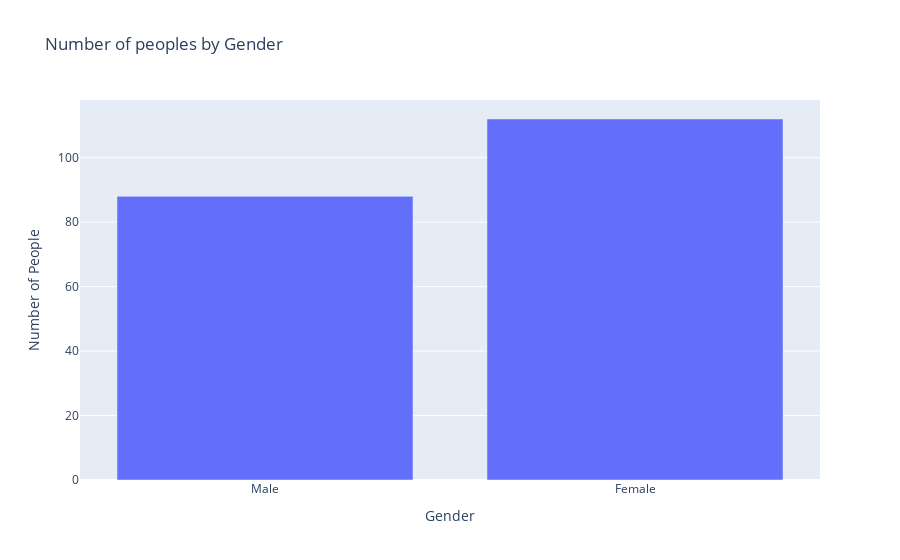

This figure's notebook cell:
### Code cell
genders_male = df.Gender[df.Gender=='Male']
genders_fmale = df.Gender[df.Gender=='Female']

y1=[len(genders_male),len(genders_fmale)]
x1=["Male","Female"]
fig=px.bar(x = x1,y = y1,labels={'x':'Gender','y':'Number of People'},title="Number of peoples by Gender")
fig.show()

### Figure 1 — Plotly figure (JSON) as saved in the notebook; plotly's stock layout.template omitted (floating-point values rounded to 4 significant figures)
{"data": [{"alignmentgroup": "True", "hovertemplate": "Gender=%{x}<br>Number of People=%{y}<extra></extra>", "legendgroup": "", "marker": {"color": "#636efa"}, "name": "", "offsetgroup": "", "orientation": "v", "showlegend": false, "textposition": "auto", "type": "bar", "x": ["Male", "Female"], "xaxis": "x", "y": [88, 112], "yaxis": "y"}], "layout": {"barmode": "relative", "legend": {"tracegroupgap": 0}, "title": {"text": "Number of peoples by Gender"}, "xaxis": {"anchor": "y", "domain": [0, 1], "title": {"text": "Gender"}}, "yaxis": {"anchor": "x", "domain": [0, 1], "title": {"text": "Number of People"}}}}
